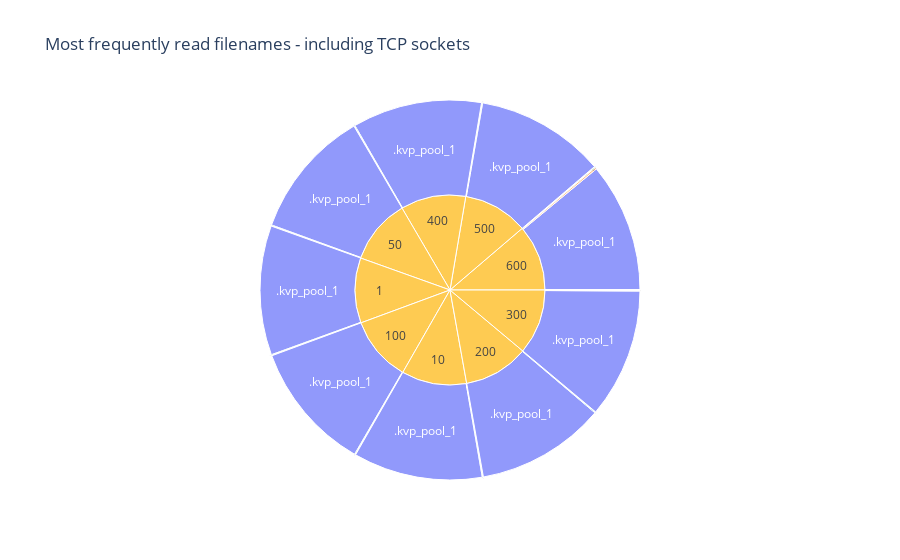
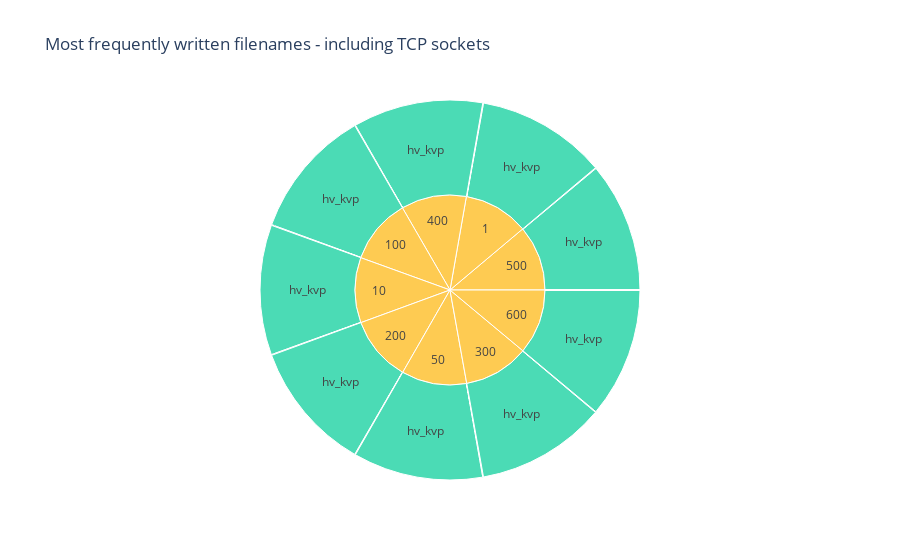

Notebook code for these charts, in order:
### Code cell
filetop_df = spark.read.option("basePath", "../ansible/.results").json(
"../ansible/.results/kpps=*/tool=filetop")
# Reads
filetop_read_fig = px.sunburst(filetop_df.toPandas(), path=['kpps', 'FILE'], values='R_Kb',
                  color='FILE', hover_data=['READS'],
                  title="Most frequently read filenames - including TCP sockets",
                  labels={
                    "kpps": "Packets Per Second (thousand)",
                    "READS": "Number of file reads",
                    "FILE": "File names"
                })
filetop_read_fig.show()
filetop_read_fig.write_image("images/filetop-reads.jpeg")
# Writes
filetop_write_fig = px.sunburst(filetop_df.toPandas(), path=['kpps', 'FILE'], values='W_Kb',
                  color='FILE', hover_data=['WRITES'],
                  title="Most frequently written filenames - including TCP sockets")
filetop_write_fig.show()
filetop_write_fig.write_image("images/filetop-writes.jpeg")
with open(html_output_file, 'a') as f:
    f.write(filetop_read_fig.to_html(full_html=False, include_plotlyjs='cdn'))
    f.write(filetop_write_fig.to_html(full_html=False, include_plotlyjs='cdn'))

### Figure 1 — Plotly figure (JSON) as saved in the notebook; plotly's stock layout.template omitted (floating-point values rounded to 4 significant figures; data arrays with more than 128 entries replaced by an {"elided": "..."} marker saying what was removed)
{"data": [{"branchvalues": "total", "customdata": {"elided": "125x2 mixed values"}, "domain": {"x": [0, 1], "y": [0, 1]}, "hovertemplate": "labels=%{label}<br>R_Kb=%{value}<br>parent=%{parent}<br>id=%{id}<br>Number of file reads=%{customdata[0]}<br>File names=%{customdata[1]}<extra></extra>", "ids": ["1/.kvp_pool_1", "50/loadavg", "10/hv_kvp", "600/openssl.cnf", "400/TCP", "400/waagent_status.2.json", "500/stat", "400/online", "300/stat", "1/loadavg", "500/openssl.cnf", "10/loadavg", "400/stat", "400/cgroup.procs", "10", "10/timeout", "400/cpuacct.stat", "50/cgroup.procs", "600/common-password", "600/common-account", "600/cmdline", "600/common-auth", "50/waagent_status.2.json", "50/timeout", "600/cpuacct.stat", "300/HandlerManifest.json", "100/TCP", "200/HandlerManifest.json", "10/.kvp_pool_1", "100/loadavg", "50/hv_kvp", "50/tasks", "500/waagent_status.2.json", "600/TCP", "1/smp_affinity", "1", "400/tasks", "200/loadavg", "50/.kvp_pool_1", "100/hv_kvp", "600/cgroup.procs", "10/smp_affinity", "200/smp_affinity", "200", "100/timeout", "500/loadavg", "400/.kvp_pool_1", "500/gai.conf", "400/hv_kvp", "1/0.status", "1/interrupts", "1/waagent_status.2.json", "600/timeout", "300/0.status", "10/HandlerManifest.json", "1/TCP", "500/ssh_host_ecdsa_key", "10/nsswitch.conf", "1/nsswitch.conf", "500", "500/ssh_host_ed25519_key", "600", "10/interrupts", "10/waagent_status.2.json", "100/.kvp_pool_1", "50/cpu.stat", "600/common-session", "600/ssh_host_ed25519_key", "500/ssh_host_rsa_key", "1/stat", "10/stat", "50/stat", "100/stat", "300/interrupts", "400/interrupts", "200/interrupts", "100/interrupts", "50/interrupts", "100/waagent_status.2.json", "200/waagent_status.2.json", "300/waagent_status.2.json", "500/interrupts", "600/interrupts", "200/stat", "100/nsswitch.conf", "200/nsswitch.conf", "300/nsswitch.conf", "50/online", "500/nsswitch.conf", "400/nsswitch.conf", "50/nsswitch.conf", "600/.kvp_pool_1", "1/hv_kvp", "500/hosts.deny", "500/.kvp_pool_1", "10/0.status", "500/timeout", "400/smp_affinity", "500/managed-keys.bind.jnl", "300/timeout", "400", "600/hv_kvp", "200/0.status", "500/hosts.allow", "200/timeout", "200/hv_kvp", "200/.kvp_pool_1", "50", "300/hv_kvp", "100", "300/.kvp_pool_1", "400/loadavg", "1/timeout", "600/tasks", "300/loadavg", "50/cpuacct.stat", "400/cpu.stat", "50/smp_affinity", "100/smp_affinity", "100/0.status", "600/loadavg", "500/hv_kvp", "300", "400/timeout", "300/smp_affinity"], "labels": [".kvp_pool_1", "loadavg", "hv_kvp", "openssl.cnf", "TCP", "waagent_status.2.json", "stat", "online", "stat", "loadavg", "openssl.cnf", "loadavg", "stat", "cgroup.procs", "10", "timeout", "cpuacct.stat", "cgroup.procs", "common-password", "common-account", "cmdline", "common-auth", "waagent_status.2.json", "timeout", "cpuacct.stat", "HandlerManifest.json", "TCP", "HandlerManifest.json", ".kvp_pool_1", "loadavg", "hv_kvp", "tasks", "waagent_status.2.json", "TCP", "smp_affinity", "1", "tasks", "loadavg", ".kvp_pool_1", "hv_kvp", "cgroup.procs", "smp_affinity", "smp_affinity", "200", "timeout", "loadavg", ".kvp_pool_1", "gai.conf", "hv_kvp", "0.status", "interrupts", "waagent_status.2.json", "timeout", "0.status", "HandlerManifest.json", "TCP", "ssh_host_ecdsa_key", "nsswitch.conf", "nsswitch.conf", "500", "ssh_host_ed25519_key", "600", "interrupts", "waagent_status.2.json", ".kvp_pool_1", "cpu.stat", "common-session", "ssh_host_ed25519_key", "ssh_host_rsa_key", "stat", "stat", "stat", "stat", "interrupts", "interrupts", "interrupts", "interrupts", "interrupts", "waagent_status.2.json", "waagent_status.2.json", "waagent_status.2.json", "interrupts", "interrupts", "stat", "nsswitch.conf", "nsswitch.conf", "nsswitch.conf", "online", "nsswitch.conf", "nsswitch.conf", "nsswitch.conf", ".kvp_pool_1", "hv_kvp", "hosts.deny", ".kvp_pool_1", "0.status", "timeout", "smp_affinity", "managed-keys.bind.jnl", "timeout", "400", "hv_kvp", "0.status", "hosts.allow", "timeout", "hv_kvp", ".kvp_pool_1", "50", "hv_kvp", "100", ".kvp_pool_1", "loadavg", "timeout", "tasks", "loadavg", "cpuacct.stat", "cpu.stat", "smp_affinity", "smp_affinity", "0.status", "loadavg", "hv_kvp", "300", "timeout", "smp_affinity"], "marker": {"colors": ["#636efa", "#EF553B", "#00cc96", "#ab63fa", "#FFA15A", "#19d3f3", "#FF6692", "#B6E880", "#FF6692", "#EF553B", "#ab63fa", "#EF553B", "#FF6692", "#FF97FF", "#FECB52", "#636efa", "#EF553B", "#FF97FF", "#00cc96", "#ab63fa", "#FFA15A", "#19d3f3", "#19d3f3", "#636efa", "#EF553B", "#FF6692", "#FFA15A", "#FF6692", "#636efa", "#EF553B", "#00cc96", "#B6E880", "#19d3f3", "#FFA15A", "#FF97FF", "#FECB52", "#B6E880", "#EF553B", "#636efa", "#00cc96", "#FF97FF", "#FF97FF", "#FF97FF", "#FECB52", "#636efa", "#EF553B", "#636efa", "#FECB52", "#00cc96", "#636efa", "#EF553B", "#19d3f3", "#636efa", "#636efa", "#FF6692", "#FFA15A", "#00cc96", "#ab63fa", "#ab63fa", "#FECB52", "#FFA15A", "#FECB52", "#EF553B", "#19d3f3", "#636efa", "#19d3f3", "#FF6692", "#FFA15A", "#B6E880", "#FF6692", "#FF6692", "#FF6692", "#FF6692", "#EF553B", "#EF553B", "#EF553B", "#EF553B", "#EF553B", "#19d3f3", "#19d3f3", "#19d3f3", "#EF553B", "#EF553B", "#FF6692", "#ab63fa", "#ab63fa", "#ab63fa", "#B6E880", "#ab63fa", "#ab63fa", "#ab63fa", "#636efa", "#00cc96", "#FF97FF", "#636efa", "#636efa", "#636efa", "#FF97FF", "#FECB52", "#636efa", "#FECB52", "#00cc96", "#636efa", "#636efa", "#636efa", "#00cc96", "#636efa", "#FECB52", "#00cc96", "#FECB52", "#636efa", "#EF553B", "#636efa", "#B6E880", "#EF553B", "#EF553B", "#19d3f3", "#FF97FF", "#FF97FF", "#636efa", "#EF553B", "#00cc96", "#FECB52", "#636efa", "#FF97FF"]}, "name": "", "parents": ["1", "50", "10", "600", "400", "400", "500", "400", "300", "1", "500", "10", "400", "400", "", "10", "400", "50", "600", "600", "600", "600", "50", "50", "600", "300", "100", "200", "10", "100", "50", "50", "500", "600", "1", "", "400", "200", "50", "100", "600", "10", "200", "", "100", "500", "400", "500", "400", "1", "1", "1", "600", "300", "10", "1", "500", "10", "1", "", "500", "", "10", "10", "100", "50", "600", "600", "500", "1", "10", "50", "100", "300", "400", "200", "100", "50", "100", "200", "300", "500", "600", "200", "100", "200", "300", "50", "500", "400", "50", "600", "1", "500", "500", "10", "500", "400", "500", "300", "", "600", "200", "500", "200", "200", "200", "", "300", "", "300", "400", "1", "600", "300", "50", "400", "50", "100", "100", "600", "500", "", "400", "300"], "type": "sunburst", "values": [302096, 15.97, 2373.0, 32, 16, 0, 12, 8, 12, 15.97, 16, 15.97, 26.03, 15.99, 304700.0, 31.99, 15.98, 15.99, 16, 16, 4095, 16, 0, 31.99, 15.98, 4.141, 16, 4.141, 302096, 15.97, 2373.0, 15.97, 0, 80, 42, 304700.0, 15.97, 15.97, 302096, 2373.0, 15.99, 42, 42, 304700.0, 31.99, 15.97, 302096, 8, 2373.0, 4.15, 66, 0, 31.99, 4.15, 4.141, 16, 15.5, 16, 16, 304700.0, 15.6, 308900.0, 66, 0, 302096, 8, 16, 31.2, 13.46, 12, 12, 26.03, 12, 66, 66, 66, 66, 66, 0, 0, 0, 66, 66, 12, 16, 16, 16, 8, 24, 16, 16, 302096, 2373.0, 8, 302096, 4.15, 31.99, 12, 13.67, 31.99, 304700.0, 2373.0, 4.15, 8, 31.99, 2373.0, 302096, 304700.0, 2373.0, 304700.0, 302096, 15.97, 31.99, 15.97, 15.97, 15.98, 8, 18, 42, 4.15, 15.97, 2373.0, 304700.0, 31.99, 42]}], "layout": {"legend": {"tracegroupgap": 0}, "title": {"text": "Most frequently read filenames - including TCP sockets"}}}

### Figure 2 — Plotly figure (JSON) as saved in the notebook; plotly's stock layout.template omitted (floating-point values rounded to 4 significant figures; data arrays with more than 128 entries replaced by an {"elided": "..."} marker saying what was removed)
{"data": [{"branchvalues": "total", "customdata": {"elided": "125x2 mixed values"}, "domain": {"x": [0, 1], "y": [0, 1]}, "hovertemplate": "labels=%{label}<br>W_Kb=%{value}<br>parent=%{parent}<br>id=%{id}<br>WRITES=%{customdata[0]}<br>FILE=%{customdata[1]}<extra></extra>", "ids": ["1/.kvp_pool_1", "50/loadavg", "10/hv_kvp", "600/openssl.cnf", "400/TCP", "400/waagent_status.2.json", "500/stat", "400/online", "300/stat", "1/loadavg", "500/openssl.cnf", "10/loadavg", "400/stat", "400/cgroup.procs", "10", "10/timeout", "400/cpuacct.stat", "50/cgroup.procs", "600/common-password", "600/common-account", "600/cmdline", "600/common-auth", "50/waagent_status.2.json", "50/timeout", "600/cpuacct.stat", "300/HandlerManifest.json", "100/TCP", "200/HandlerManifest.json", "10/.kvp_pool_1", "100/loadavg", "50/hv_kvp", "50/tasks", "500/waagent_status.2.json", "600/TCP", "1/smp_affinity", "1", "400/tasks", "200/loadavg", "50/.kvp_pool_1", "100/hv_kvp", "600/cgroup.procs", "10/smp_affinity", "200/smp_affinity", "200", "100/timeout", "500/loadavg", "400/.kvp_pool_1", "500/gai.conf", "400/hv_kvp", "1/0.status", "1/interrupts", "1/waagent_status.2.json", "600/timeout", "300/0.status", "10/HandlerManifest.json", "1/TCP", "500/ssh_host_ecdsa_key", "10/nsswitch.conf", "1/nsswitch.conf", "500", "500/ssh_host_ed25519_key", "600", "10/interrupts", "10/waagent_status.2.json", "100/.kvp_pool_1", "50/cpu.stat", "600/common-session", "600/ssh_host_ed25519_key", "500/ssh_host_rsa_key", "1/stat", "10/stat", "50/stat", "100/stat", "300/interrupts", "400/interrupts", "200/interrupts", "100/interrupts", "50/interrupts", "100/waagent_status.2.json", "200/waagent_status.2.json", "300/waagent_status.2.json", "500/interrupts", "600/interrupts", "200/stat", "100/nsswitch.conf", "200/nsswitch.conf", "300/nsswitch.conf", "50/online", "500/nsswitch.conf", "400/nsswitch.conf", "50/nsswitch.conf", "600/.kvp_pool_1", "1/hv_kvp", "500/hosts.deny", "500/.kvp_pool_1", "10/0.status", "500/timeout", "400/smp_affinity", "500/managed-keys.bind.jnl", "300/timeout", "400", "600/hv_kvp", "200/0.status", "500/hosts.allow", "200/timeout", "200/hv_kvp", "200/.kvp_pool_1", "50", "300/hv_kvp", "100", "300/.kvp_pool_1", "400/loadavg", "1/timeout", "600/tasks", "300/loadavg", "50/cpuacct.stat", "400/cpu.stat", "50/smp_affinity", "100/smp_affinity", "100/0.status", "600/loadavg", "500/hv_kvp", "300", "400/timeout", "300/smp_affinity"], "labels": [".kvp_pool_1", "loadavg", "hv_kvp", "openssl.cnf", "TCP", "waagent_status.2.json", "stat", "online", "stat", "loadavg", "openssl.cnf", "loadavg", "stat", "cgroup.procs", "10", "timeout", "cpuacct.stat", "cgroup.procs", "common-password", "common-account", "cmdline", "common-auth", "waagent_status.2.json", "timeout", "cpuacct.stat", "HandlerManifest.json", "TCP", "HandlerManifest.json", ".kvp_pool_1", "loadavg", "hv_kvp", "tasks", "waagent_status.2.json", "TCP", "smp_affinity", "1", "tasks", "loadavg", ".kvp_pool_1", "hv_kvp", "cgroup.procs", "smp_affinity", "smp_affinity", "200", "timeout", "loadavg", ".kvp_pool_1", "gai.conf", "hv_kvp", "0.status", "interrupts", "waagent_status.2.json", "timeout", "0.status", "HandlerManifest.json", "TCP", "ssh_host_ecdsa_key", "nsswitch.conf", "nsswitch.conf", "500", "ssh_host_ed25519_key", "600", "interrupts", "waagent_status.2.json", ".kvp_pool_1", "cpu.stat", "common-session", "ssh_host_ed25519_key", "ssh_host_rsa_key", "stat", "stat", "stat", "stat", "interrupts", "interrupts", "interrupts", "interrupts", "interrupts", "waagent_status.2.json", "waagent_status.2.json", "waagent_status.2.json", "interrupts", "interrupts", "stat", "nsswitch.conf", "nsswitch.conf", "nsswitch.conf", "online", "nsswitch.conf", "nsswitch.conf", "nsswitch.conf", ".kvp_pool_1", "hv_kvp", "hosts.deny", ".kvp_pool_1", "0.status", "timeout", "smp_affinity", "managed-keys.bind.jnl", "timeout", "400", "hv_kvp", "0.status", "hosts.allow", "timeout", "hv_kvp", ".kvp_pool_1", "50", "hv_kvp", "100", ".kvp_pool_1", "loadavg", "timeout", "tasks", "loadavg", "cpuacct.stat", "cpu.stat", "smp_affinity", "smp_affinity", "0.status", "loadavg", "hv_kvp", "300", "timeout", "smp_affinity"], "marker": {"colors": ["#636efa", "#EF553B", "#00cc96", "#ab63fa", "#FFA15A", "#19d3f3", "#FF6692", "#B6E880", "#FF6692", "#EF553B", "#ab63fa", "#EF553B", "#FF6692", "#FF97FF", "#FECB52", "#636efa", "#EF553B", "#FF97FF", "#00cc96", "#ab63fa", "#FFA15A", "#19d3f3", "#19d3f3", "#636efa", "#EF553B", "#FF6692", "#FFA15A", "#FF6692", "#636efa", "#EF553B", "#00cc96", "#B6E880", "#19d3f3", "#FFA15A", "#FF97FF", "#FECB52", "#B6E880", "#EF553B", "#636efa", "#00cc96", "#FF97FF", "#FF97FF", "#FF97FF", "#FECB52", "#636efa", "#EF553B", "#636efa", "#FECB52", "#00cc96", "#636efa", "#EF553B", "#19d3f3", "#636efa", "#636efa", "#FF6692", "#FFA15A", "#00cc96", "#ab63fa", "#ab63fa", "#FECB52", "#FFA15A", "#FECB52", "#EF553B", "#19d3f3", "#636efa", "#19d3f3", "#FF6692", "#FFA15A", "#B6E880", "#FF6692", "#FF6692", "#FF6692", "#FF6692", "#EF553B", "#EF553B", "#EF553B", "#EF553B", "#EF553B", "#19d3f3", "#19d3f3", "#19d3f3", "#EF553B", "#EF553B", "#FF6692", "#ab63fa", "#ab63fa", "#ab63fa", "#B6E880", "#ab63fa", "#ab63fa", "#ab63fa", "#636efa", "#00cc96", "#FF97FF", "#636efa", "#636efa", "#636efa", "#FF97FF", "#FECB52", "#636efa", "#FECB52", "#00cc96", "#636efa", "#636efa", "#636efa", "#00cc96", "#636efa", "#FECB52", "#00cc96", "#FECB52", "#636efa", "#EF553B", "#636efa", "#B6E880", "#EF553B", "#EF553B", "#19d3f3", "#FF97FF", "#FF97FF", "#636efa", "#EF553B", "#00cc96", "#FECB52", "#636efa", "#FF97FF"]}, "name": "", "parents": ["1", "50", "10", "600", "400", "400", "500", "400", "300", "1", "500", "10", "400", "400", "", "10", "400", "50", "600", "600", "600", "600", "50", "50", "600", "300", "100", "200", "10", "100", "50", "50", "500", "600", "1", "", "400", "200", "50", "100", "600", "10", "200", "", "100", "500", "400", "500", "400", "1", "1", "1", "600", "300", "10", "1", "500", "10", "1", "", "500", "", "10", "10", "100", "50", "600", "600", "500", "1", "10", "50", "100", "300", "400", "200", "100", "50", "100", "200", "300", "500", "600", "200", "100", "200", "300", "50", "500", "400", "50", "600", "1", "500", "500", "10", "500", "400", "500", "300", "", "600", "200", "500", "200", "200", "200", "", "300", "", "300", "400", "1", "600", "300", "50", "400", "50", "100", "100", "600", "500", "", "400", "300"], "type": "sunburst", "values": [0, 0, 2373.0, 0, 0.05859, 13.36, 0, 0, 0, 0, 0, 0, 0, 0, 2387.0, 0, 0, 0, 0, 0, 0, 0, 13.36, 0, 0, 0, 0.05859, 0, 0, 0, 2373.0, 0, 13.36, 1.805, 0, 2387.0, 0, 0, 0, 2373.0, 0, 0, 0, 2387.0, 0, 0, 0, 0, 2373.0, 0, 0, 13.36, 0, 0, 0, 0.05859, 0, 0, 0, 2388.0, 0, 2375.0, 0, 13.36, 0, 0, 0, 0, 0, 0, 0, 0, 0, 0, 0, 0, 0, 0, 13.36, 13.36, 13.36, 0, 0, 0, 0, 0, 0, 0, 0, 0, 0, 0, 2373.0, 0, 0, 0, 0, 0, 1.164, 0, 2387.0, 2373.0, 0, 0, 0, 2373.0, 0, 2387.0, 2373.0, 2387.0, 0, 0, 0, 0, 0, 0, 0, 0, 0, 0, 0, 2373.0, 2387.0, 0, 0]}], "layout": {"legend": {"tracegroupgap": 0}, "title": {"text": "Most frequently written filenames - including TCP sockets"}}}
